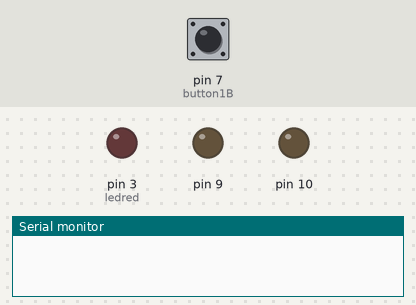
A sketch run on a simulated Arduino Uno, built with avr-gcc and run on an emulated ATmega328P. On the bench: output pins drawn as LEDs (lit = HIGH), the last lines printed to the serial monitor. Inputs (shaded band) come from the test bench; at power-on: pin 7 (button1B) HIGH.

Above: at 1.2 s.
1.3 s: pin 7 (button1B) pulled LOW for 3.2 s
At 3.59 s:
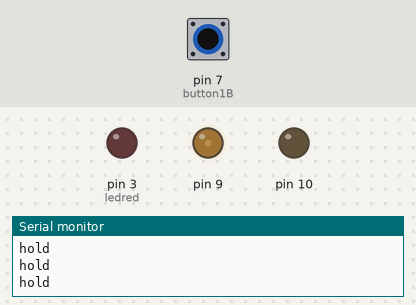
At 4.63 s:
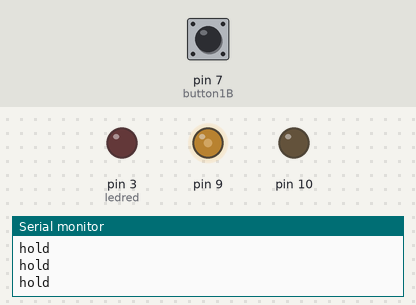
6.0 s: pin 7 (button1B) pulled LOW for 0.15 s
12.0 s: pin 7 (button1B) pulsed HIGH 2 times (0.12 s each, 0.3 s apart)
Timing chart, 0 to 16.6 s (numbered marks = the images above; inputs shaded):
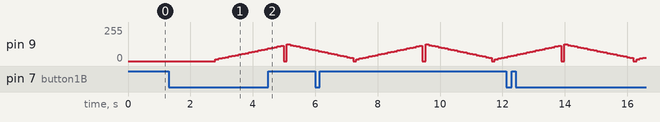

The sketch:

Fonar_1.ino
```cpp
/*
  Отработка нажатия кнопки: нажатие, двойное нажатие, удержание.
  Логика работы:
  нажали (с антидребезгом)
  если отпустили до hold, считать отпущенной
  если удерживаем больше hold, считать зажатой
  если отпустили и прошло больше double_timer, считать 1 нажатием
  если отпустили и прошло меньше double_timer и нажали снова, считать что нажата 2 раз
  если была нажата 2 раз и отпущена, считать что была нажата 2 раза

  Я специально вывел отдельные флажки, которые нужно опускать каждый раз после отработки нажатия.
  Это сделано для того, чтобы пользоваться разными режимами нажатия абсолютно в любом месте программы
*/
 //----------------- переменные "lock mode"-------------------
boolean lock1, lock2;                     // переменные двойного нажатия кнопок
boolean lock_flag;                        // переменная  LOCK ON/OFF
boolean ledlock_flag1, ledlock_flag2;     // пременные вкл/выкл диода 3
boolean val1, val2;                       // переменная обнуления таймеров
unsigned long time_lock, time_on, ms1;    // переменные таймеров
byte led_level;                           // значение диода 3 на маяке
  //-----------------------------------------------------------
                // ---------------- диммер 1-------------------
     boolean dimm_flag;
     byte brightness = 15;
     byte fadeAmount = 5;
     byte brightness1 = 15;
     byte fadeAmount1 = 5;
     unsigned long last_time;   // переменная для задержки по димеру 1 светодиод
     unsigned long last_time1;  // переменная по задержки по димеру 2 светодиод
               // ----------------- диммер 1 ------------------
               // ----------------- маяк ---------------------
                uint32_t ms = 0;
                byte led_stat = 0;
               // ----------------- маяк --------------------
#define ledred 3                          // обявление пин 3. красным диодом 3.
#define button1B 7  // пин кнопки button1
#define button2B 8  // пин кнопки button2

boolean button1S;   // храним состояния кнопок (S - State)
boolean button1F;   // флажки кнопок (F - Flag)
boolean button1R;   // флажки кнопок на отпускание (R - Release)
boolean button1P;   // флажки кнопок на нажатие (P - Press)
boolean button1H;   // флажки кнопок на удержание (многократный вызов) (H - Hold)
boolean button1HO;  // флажки кнопок на удержание (один вызов при нажатии) (HO - Hold Once)
boolean button1D;   // флажки кнопок на двойное нажатие (D - Double)
boolean button1DP;  // флажки кнопок на двойное нажатие и отпускание (D - Double Pressed)

#define double_timer 500   // время (мс), отведённое на второе нажатие
#define hold 1500           // время (мс), после которого кнопка считается зажатой
#define debounce 80        // (мс), антидребезг
unsigned long button1_timer; // таймер последнего нажатия кнопки
unsigned long button1_double; // таймер двойного нажатия кнопки

void setup() {
                    TCCR1A = 0b00000001; // смена частоты шим на пинах 9. 10. 8 bit
                    TCCR1B = 0b00000001; // x1 fast pwm 62.5 кГц // смена частоты шим
  Serial.begin(9600);
  pinMode(button1B, INPUT_PULLUP);
  pinMode (button2B, INPUT_PULLUP);
    pinMode(9,OUTPUT);
    pinMode(10,OUTPUT);
    pinMode(ledred,OUTPUT);
}

void loop() {
   dimmer1();             // -------------- диммер ---------------
   lock();                // режим LOCK ON/OFF
  //-------опрос кнопок--------
  button1S = !digitalRead(button1B);
  buttons(); //отработка кнопок
  //-------опрос кнопок--------

  // отработка режимов (опускание флага обязательно!)
  if (button1P) {
    Serial.println("pressed");
    button1P = 0;
  }
  if (button1D) {
    Serial.println("double");
     lock1 = 1;                   // переменная LOCK MODE
    button1D = 0;
  }
  if (button1H && button1HO) {
    Serial.println("hold once");
    button1HO = 0;
  }

     if (button1H) {
    Serial.println("hold");
     dimm_flag = 1;               // переменная вкл/выкл димера

    button1H = 0;
    }

}

//------------------------ОТРАБОТКА КНОПОК-------------------------
void buttons() {
  //-------------------------button1--------------------------
  // нажали (с антидребезгом)
  if (button1S && !button1F && millis() - button1_timer > debounce) {
    button1F = 1;
    button1HO = 1;
    button1_timer = millis();
  }
  // если отпустили до hold, считать отпущенной
  if (!button1S && button1F && !button1R && !button1DP && millis() - button1_timer < hold) {
    button1R = 1;
    button1F = 0;
    button1_double = millis();
  }
  // если отпустили и прошло больше double_timer, считать 1 нажатием
  if (button1R && !button1DP && millis() - button1_double > double_timer) {
    button1R = 0;
    button1P = 1;
  }
  // если отпустили и прошло меньше double_timer и нажата снова, считать что нажата 2 раз
  if (button1F && !button1DP && button1R && millis() - button1_double < double_timer) {
    button1F = 0;
    button1R = 0;
    button1DP = 1;
  }
  // если была нажата 2 раз и отпущена, считать что была нажата 2 раза
  if (button1DP && millis() - button1_timer < hold) {
    button1DP = 0;
    button1D = 1;
    button1_timer = millis();
  }
  // Если удерживается более hold, то считать удержанием
  if (button1F && !button1D && !button1H && millis() - button1_timer > hold) {
    button1H = 1;
  }
  // Если отпущена после hold, то считать, что была удержана
  if (!button1S && button1F && millis() - button1_timer > hold) {
    button1F = 0;
    button1H = 0;
    button1_timer = millis();
  }
  //-------------------------button1--------------------------
}
//------------------------ОТРАБОТКА КНОПОК-------------------------

//----------------------- ДИММЕР -----------------------
void dimmer1 () {
    if (dimm_flag){
                   if (millis() - last_time > 100){    // отработка задержки
                      last_time = millis();
                          analogWrite(9,brightness);
                               brightness = brightness+fadeAmount;
                                      if (brightness==15||brightness==125)
                                    {
                                            analogWrite(9,0);
                                            fadeAmount =- fadeAmount;
                                    }
                    }
               }
}
// --------------------ДИММЕР ----------------------

// --------------------МАЯК ------------------------
void majak1 () {
   if( ( millis() - ms1 ) > 500 ){           // Событие срабатывающее каждые 500 мс
       ms1 = millis();
led_stat = map(led_stat, 0,1,0,125);         // масштабируем переменную
       analogWrite(ledred, led_stat);        // Инвертируем светодиод
       led_stat = !led_stat;
   }
}
// --------------------МАЯК ------------------------

void lock(){
  // ---------------------------------- Отработка кнопок LOCK ------------------------
if((lock1 ==1||lock2 == 1) && !val1) {    //обнуляем таймер ожидания второго нажатия
  time_lock = millis();val1 = 1;}
  if((lock1==1||lock2 ==1) && (millis() -time_lock) > 3000){ //запускаем таймер
      lock1 = 0;lock2 = 0; val1 = 0; Serial.println("zero");
      }
if(lock1 == 1 && lock2 == 1 && lock_flag == 0) {  //режим "блок" включить
   Serial.println("lock on");
   lock1 = 0; lock2 = 0; val1 = 0;lock_flag = 1;
   ledlock_flag1 = 1;                             // переменная вкл отработки Led 3
     }
if(lock1 == 1 && lock2 == 1 && lock_flag == 1) {  //режим "блок" выключить
   lock1 = 0; lock2 = 0; val1 = 0; lock_flag = 0;
   Serial.println("lock off");
   ledlock_flag2 = 1;                            // переменная вкл отработки Led 3
     }
 // -------------------------------- отработка кнопок  LOCK -------------------------
 // -------------------------------- отработка вкл/выкл Led 3 & LOCK MODE ------------
     if((ledlock_flag1||ledlock_flag2) && !val2){    //обнуление таймера LOCK
   time_on = millis(); val2 = 1;}
if(ledlock_flag1 && (millis() - time_on)<500){   //время работы таймера LOCK On
    //  Serial.println("on led");
    analogWrite(ledred,125);
   }
if(ledlock_flag1 && (millis() - time_on)>500){      // таймер выключения диода. (вешать функцию выкл контроллер)
   ledlock_flag1 = 0; val2 = 0; analogWrite(ledred,0);
    // Serial.println("off");
   }
if(ledlock_flag2 && (millis() - time_on)<1400){      // время работы таймера LOCK Off
  if( (millis() - ms1 ) > 350 ){                     // ------- маяк 2 -------
    //Serial.println("on led");
       ms1 = millis();
   led_level = map(led_level, 0,1,0,125);
       analogWrite(ledred, led_level);
       led_level = !led_level;                       // -------- маяк 2 ------
   }
  }
if(ledlock_flag2 && (millis() - time_on)>1400){      // время работы таймера на выкл Led, (вешать функцию вкл контроллера)
   ledlock_flag2 = 0; val2 = 0;  analogWrite(ledred,0);
    //Serial.println("off");
  }
 // -------------------------------- отработка вкл/выкл Led 3 & LOCK MODE ------------
}
```
